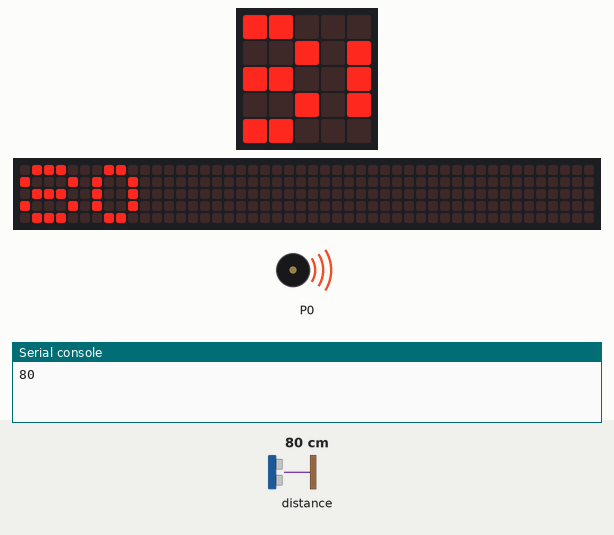
Simulated run of this program. Board: BBC micro:bit (MakeCode). Parts: the board's 5×5 LED display, a strip that is not on the board, showing the scrolling text unrolled, buzzer (waves = sounding), the last lines printed to the serial console. Inputs (shaded band) come from the test bench; at power-on: distance to the obstacle 80 cm. The 48×5 strip is a reading aid, not a part: it shows the text the display is scrolling, unrolled, one strip-width of it at a time.

Above: at 1.2 s.
1.3 s: distance to the obstacle set to 2 cm
At 3.32 s:
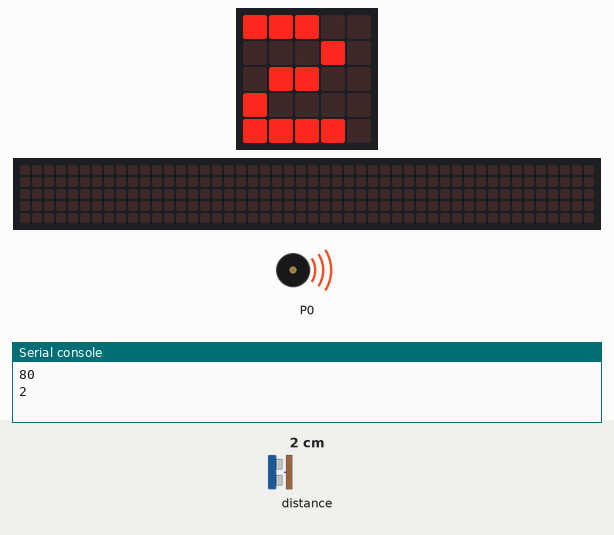
4.5 s: distance to the obstacle set to 4 cm
At 5.68 s:
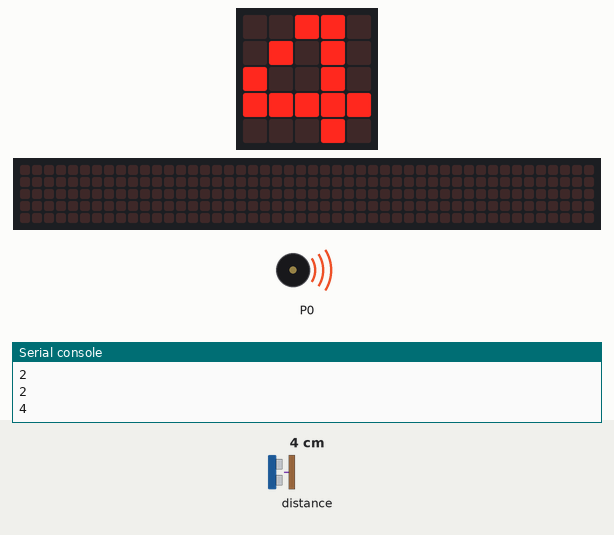
6.5 s: distance to the obstacle set to 9 cm
At 7.56 s:
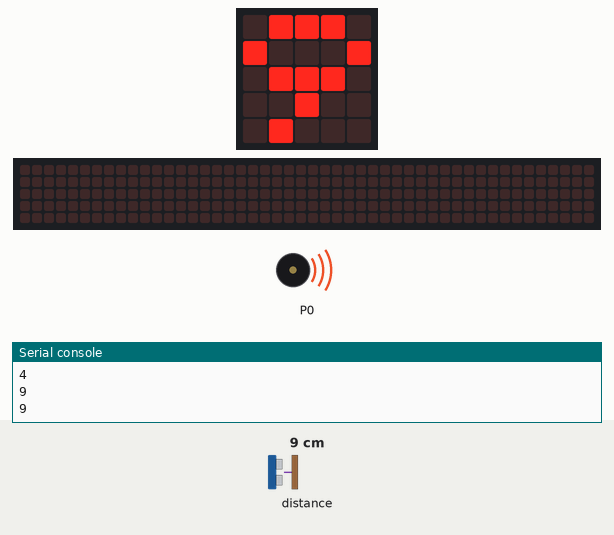
Timing chart, 0 to 14.3 s (numbered marks = the images above; inputs shaded):
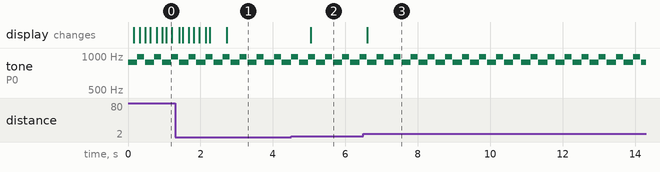

The program:

main.ts
```typescript
basic.forever(function () {
    music.setVolume(255)
    music.playTone(880, music.beat(BeatFraction.Half))
    music.playTone(988, music.beat(BeatFraction.Eighth))
    music.playTone(988, music.beat(BeatFraction.Quarter))
})
basic.forever(function () {
    serial.writeLine("" + (sonar.ping(
    DigitalPin.P1,
    DigitalPin.P2,
    PingUnit.Centimeters
    )))
    basic.showNumber(sonar.ping(
    DigitalPin.P1,
    DigitalPin.P2,
    PingUnit.Centimeters
    ))
})
```

test.ts
```typescript
// 在這裡測試；當此封包作為擴充功能時，將不會編譯此內容。
```

Measured:
- after the input at 1.3 s, the display: first differs from a run without the input after 1.4 s (image 1)
- after the input at 4.5 s, the display: changes after 0.55 s (image 2)
- after the input at 6.5 s, the display: changes after 0.11 s (image 3)
- by itself, tone on P0: repeats every 0.47 s: 880 Hz 0.26 s, 988 Hz 0.19 s, silent 0.03 s
